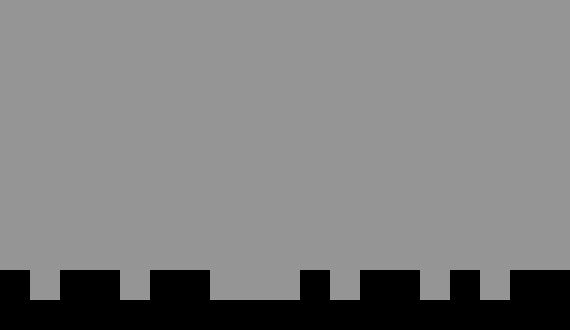

A level layout from a 2D game, rendered from its tile map. Below: a short description, then the map file with its tile-grid data intact:
An orthogonal 19x11 tile map with 30x30 px tiles, 1 tile layer (gray sky), 2 tilesets and 30 objects.

<map version="1.0" orientation="orthogonal" width="19" height="11" tilewidth="30" tileheight="30">
 <tileset firstgid="1" name="grayscale3x1" tilewidth="30" tileheight="30">
  <image source="grayscale3x1.png" width="90" height="30" />
 </tileset>
 <tileset firstgid="4" name="testtileset3x4" tilewidth="30" tileheight="30">
  <image source="testtileset3x4.png" width="90" height="120" />
 </tileset>
 <layer name="gray sky" width="19" height="11">
  <data>
   <tile gid="1" />
   <tile gid="1" />
   <tile gid="1" />
   <tile gid="1" />
   <tile gid="1" />
   <tile gid="1" />
   <tile gid="1" />
   <tile gid="1" />
   <tile gid="1" />
   <tile gid="1" />
   <tile gid="1" />
   <tile gid="1" />
   <tile gid="1" />
   <tile gid="1" />
   <tile gid="1" />
   <tile gid="1" />
   <tile gid="1" />
   <tile gid="1" />
   <tile gid="1" />
   <tile gid="1" />
   <tile gid="1" />
   <tile gid="1" />
   <tile gid="1" />
   <tile gid="1" />
   <tile gid="1" />
   <tile gid="1" />
   <tile gid="1" />
   <tile gid="1" />
   <tile gid="1" />
   <tile gid="1" />
   <tile gid="1" />
   <tile gid="1" />
   <tile gid="1" />
   <tile gid="1" />
   <tile gid="1" />
   <tile gid="1" />
   <tile gid="1" />
   <tile gid="1" />
   <tile gid="1" />
   <tile gid="1" />
   <tile gid="1" />
   <tile gid="1" />
   <tile gid="1" />
   <tile gid="1" />
   <tile gid="1" />
   <tile gid="1" />
   <tile gid="1" />
   <tile gid="1" />
   <tile gid="1" />
   <tile gid="1" />
   <tile gid="1" />
   <tile gid="1" />
   <tile gid="1" />
   <tile gid="1" />
   <tile gid="1" />
   <tile gid="1" />
   <tile gid="1" />
   <tile gid="1" />
   <tile gid="1" />
   <tile gid="1" />
   <tile gid="1" />
   <tile gid="1" />
   <tile gid="1" />
   <tile gid="1" />
   <tile gid="1" />
   <tile gid="1" />
   <tile gid="1" />
   <tile gid="1" />
   <tile gid="1" />
   <tile gid="1" />
   <tile gid="1" />
   <tile gid="1" />
   <tile gid="1" />
   <tile gid="1" />
   <tile gid="1" />
   <tile gid="1" />
   <tile gid="1" />
   <tile gid="1" />
   <tile gid="1" />
   <tile gid="1" />
   <tile gid="1" />
   <tile gid="1" />
   <tile gid="1" />
   <tile gid="1" />
   <tile gid="1" />
   <tile gid="1" />
   <tile gid="1" />
   <tile gid="1" />
   <tile gid="1" />
   <tile gid="1" />
   <tile gid="1" />
   <tile gid="1" />
   <tile gid="1" />
   <tile gid="1" />
   <tile gid="1" />
   <tile gid="1" />
   <tile gid="1" />
   <tile gid="1" />
   <tile gid="1" />
   <tile gid="1" />
   <tile gid="1" />
   <tile gid="1" />
   <tile gid="1" />
   <tile gid="1" />
   <tile gid="1" />
   <tile gid="1" />
   <tile gid="1" />
   <tile gid="1" />
   <tile gid="1" />
   <tile gid="1" />
   <tile gid="1" />
   <tile gid="1" />
   <tile gid="1" />
   <tile gid="1" />
   <tile gid="1" />
   <tile gid="1" />
   <tile gid="1" />
   <tile gid="1" />
   <tile gid="1" />
   <tile gid="1" />
   <tile gid="1" />
   <tile gid="1" />
   <tile gid="1" />
   <tile gid="1" />
   <tile gid="1" />
   <tile gid="1" />
   <tile gid="1" />
   <tile gid="1" />
   <tile gid="1" />
   <tile gid="1" />
   <tile gid="1" />
   <tile gid="1" />
   <tile gid="1" />
   <tile gid="1" />
   <tile gid="1" />
   <tile gid="1" />
   <tile gid="1" />
   <tile gid="1" />
   <tile gid="1" />
   <tile gid="1" />
   <tile gid="1" />
   <tile gid="1" />
   <tile gid="1" />
   <tile gid="1" />
   <tile gid="1" />
   <tile gid="1" />
   <tile gid="1" />
   <tile gid="1" />
   <tile gid="1" />
   <tile gid="1" />
   <tile gid="1" />
   <tile gid="1" />
   <tile gid="1" />
   <tile gid="1" />
   <tile gid="1" />
   <tile gid="1" />
   <tile gid="1" />
   <tile gid="1" />
   <tile gid="1" />
   <tile gid="1" />
   <tile gid="1" />
   <tile gid="1" />
   <tile gid="1" />
   <tile gid="1" />
   <tile gid="1" />
   <tile gid="1" />
   <tile gid="1" />
   <tile gid="1" />
   <tile gid="1" />
   <tile gid="1" />
   <tile gid="1" />
   <tile gid="0" />
   <tile gid="1" />
   <tile gid="0" />
   <tile gid="0" />
   <tile gid="1" />
   <tile gid="0" />
   <tile gid="0" />
   <tile gid="1" />
   <tile gid="1" />
   <tile gid="1" />
   <tile gid="0" />
   <tile gid="1" />
   <tile gid="0" />
   <tile gid="0" />
   <tile gid="1" />
   <tile gid="0" />
   <tile gid="1" />
   <tile gid="0" />
   <tile gid="0" />
   <tile gid="0" />
   <tile gid="0" />
   <tile gid="0" />
   <tile gid="0" />
   <tile gid="0" />
   <tile gid="0" />
   <tile gid="0" />
   <tile gid="0" />
   <tile gid="0" />
   <tile gid="0" />
   <tile gid="0" />
   <tile gid="0" />
   <tile gid="0" />
   <tile gid="0" />
   <tile gid="0" />
   <tile gid="0" />
   <tile gid="0" />
   <tile gid="0" />
   <tile gid="0" />
  </data>
 </layer>
 <objectgroup name="lava" width="19" height="11">
  <object gid="13" x="0" y="330" />
  <object gid="13" x="30" y="330" />
  <object gid="13" x="60" y="330" />
  <object gid="13" x="90" y="330" />
  <object gid="13" x="120" y="330" />
  <object gid="13" x="150" y="330" />
  <object gid="13" x="180" y="330" />
  <object gid="13" x="210" y="330" />
  <object gid="13" x="240" y="330" />
  <object gid="13" x="270" y="330" />
  <object gid="13" x="300" y="330" />
  <object gid="13" x="330" y="330" />
  <object gid="13" x="360" y="330" />
  <object gid="13" x="390" y="330" />
  <object gid="13" x="420" y="330" />
  <object gid="13" x="450" y="330" />
  <object gid="13" x="480" y="330" />
  <object gid="13" x="510" y="330" />
  <object gid="13" x="540" y="330" />
 </objectgroup>
 <objectgroup name="rocks" width="19" height="11">
  <object gid="9" x="0" y="300" />
  <object gid="9" x="90" y="300" />
  <object gid="9" x="60" y="300" />
  <object gid="9" x="150" y="300" />
  <object gid="9" x="180" y="300" />
  <object gid="9" x="360" y="300" />
  <object gid="9" x="390" y="300" />
  <object gid="9" x="300" y="300" />
  <object gid="9" x="450" y="300" />
  <object gid="9" x="510" y="300" />
  <object gid="9" x="540" y="300" />
 </objectgroup>
</map>
